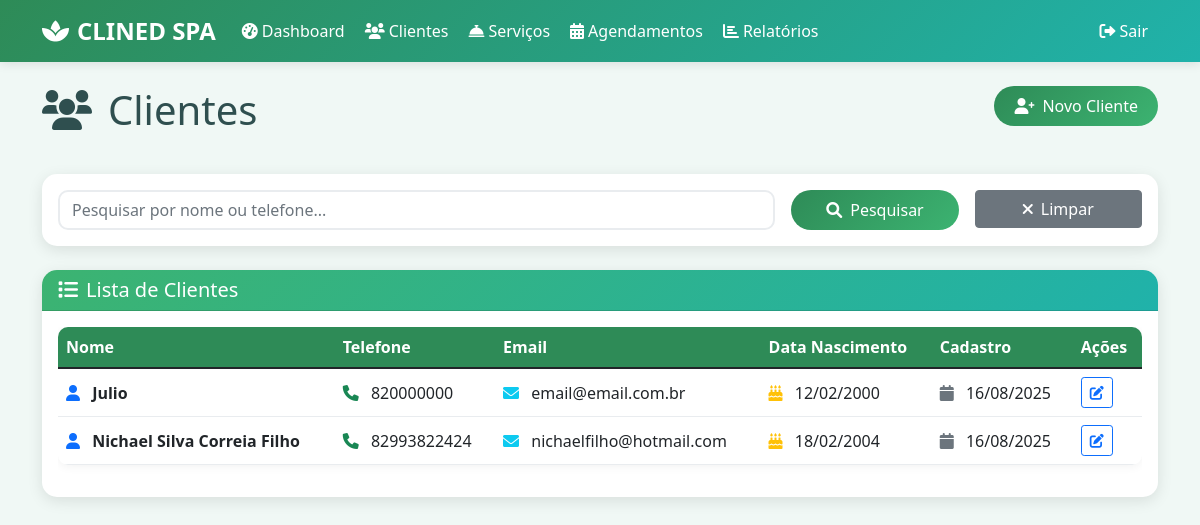
The app's page /clientes (signed in) with its own data.
### app.py (models this page shows)
class Cliente(db.Model):
    id = db.Column(db.Integer, primary_key=True)
    nome = db.Column(db.String(100), nullable=False)
    telefone = db.Column(db.String(20), nullable=False)
    email = db.Column(db.String(100), nullable=False)
    data_nascimento = db.Column(db.Date)
    data_cadastro = db.Column(db.DateTime, default=datetime.utcnow)
    observacoes = db.Column(db.Text)

### app.py (the view)
@app.route('/clientes')
def clientes():
    if 'logged_in' not in session:
        return redirect(url_for('login'))
    search = request.args.get('search', '')
    if search:
        clientes = Cliente.query.filter(
            db.or_(
                Cliente.nome.contains(search),
                Cliente.telefone.contains(search)
            )
        ).order_by(Cliente.nome).all()
    else:
        clientes = Cliente.query.order_by(Cliente.nome).all()
    return render_template('clientes.html', clientes=clientes, search=search)

### templates/clientes.html (shortened to what this page needs)
{% extends "base.html" %}
{% block content %}
<div class="row mb-4">
    <div class="col-md-6">
        <h1 class="display-6 mb-3">
            <i class="fas fa-users me-3"></i>Clientes
        </h1>
    </div>
    <div class="col-md-6 text-end">
        <a href="{{ url_for('novo_cliente') }}" class="btn btn-primary">
            <i class="fas fa-user-plus me-2"></i>Novo Cliente
        </a>
    </div>
</div>
<div class="row mb-4">
    <div class="col-12">
        <div class="card">
            <div class="card-body">
                <form method="GET" class="row g-3">
                    <div class="col-md-8">
                        <input type="text" class="form-control" name="search"
                               placeholder="Pesquisar por nome ou telefone..."
                               value="{{ search }}">
                    </div>
                    <div class="col-md-2">
                        <button type="submit" class="btn btn-primary w-100">
                            <i class="fas fa-search me-2"></i>Pesquisar
                        </button>
                    </div>
                    <div class="col-md-2">
                        <a href="{{ url_for('clientes') }}" class="btn btn-secondary w-100">
                            <i class="fas fa-times me-2"></i>Limpar
                        </a>
                    </div>
                </form>
            </div>
        </div>
    </div>
</div>
<div class="card">
    <div class="card-header">
        <h5 class="card-title mb-0">
            <i class="fas fa-list me-2"></i>Lista de Clientes
        </h5>
    </div>
    <div class="card-body">
        {% if clientes %}
            <div class="table-responsive">
                <table class="table table-hover">
                    <thead>
                        <tr>
                            <th>Nome</th>
                            <th>Telefone</th>
                            <th>Email</th>
                            <th>Data Nascimento</th>
                            <th>Cadastro</th>
                            <th>Ações</th>
                        </tr>
                    </thead>
                    <tbody>
                        {% for cliente in clientes %}
                        <tr>
                            <td>
                                <i class="fas fa-user me-2 text-primary"></i>
                                <strong>{{ cliente.nome }}</strong>
                            </td>
                            <td>
                                <i class="fas fa-phone me-2 text-success"></i>
                                {{ cliente.telefone }}
                            </td>
                            <td>
                                <i class="fas fa-envelope me-2 text-info"></i>
                                {{ cliente.email }}
                            </td>
                            <td>
                                {% if cliente.data_nascimento %}
                                    <i class="fas fa-birthday-cake me-2 text-warning"></i>
                                    {{ cliente.data_nascimento.strftime('%d/%m/%Y') }}
                                {% else %}
                                    <span class="text-muted">-</span>
                                {% endif %}
                            </td>
                            <td>
                                <i class="fas fa-calendar me-2 text-secondary"></i>
                                {{ cliente.data_cadastro.strftime('%d/%m/%Y') }}
                            </td>
                            <td>
                                <a href="{{ url_for('editar_cliente', id=cliente.id) }}"
                                   class="btn btn-sm btn-outline-primary">
                                    <i class="fas fa-edit"></i>
                                </a>
                            </td>
                        </tr>
                        {% endfor %}
                    </tbody>
                </table>
            </div>
        {% endif %}
    </div>
</div>
{% endblock %}

### templates/base.html (style rules this page uses)
:root { --primary-color: #2E8B57; --secondary-color: #20B2AA; --accent-color: #3CB371; --light-bg: #F0F8F5; --dark-text: #2F4F4F; }
body { background-color: var(--light-bg); color: var(--dark-text); font-family: 'Segoe UI', Tahoma, Geneva, Verdana, sans-serif; }
.card { border: none; border-radius: 15px; box-shadow: 0 4px 15px rgba(0,0,0,0.1); transition: all 0.3s ease; background: white; }
.card-header { background: linear-gradient(135deg, var(--accent-color), var(--secondary-color)); color: white; border-radius: 15px 15px 0 0 !important; font-weight: bold; }
.btn-primary { background: linear-gradient(135deg, var(--primary-color), var(--accent-color)); border: none; border-radius: 25px; padding: 8px 20px; transition: all 0.3s ease; }
.table { background: white; border-radius: 10px; overflow: hidden; box-shadow: 0 2px 10px rgba(0,0,0,0.05); }
.table th { background-color: var(--primary-color); color: white; border: none; font-weight: 600; }
.table td { border-color: #e9ecef; vertical-align: middle; }
.form-control { border-radius: 10px; border: 2px solid #e9ecef; transition: all 0.3s ease; }

### records on screen
Cliente: nome "Julio", telefone "820000000", email "email@email.com.br", data_nascimento "12/02/2000", data_cadastro "16/08/2025"
Cliente: nome "Nichael Silva Correia Filho", telefone "82993822424", email "nichaelfilho@hotmail.com", data_nascimento "18/02/2004", data_cadastro "16/08/2025"
